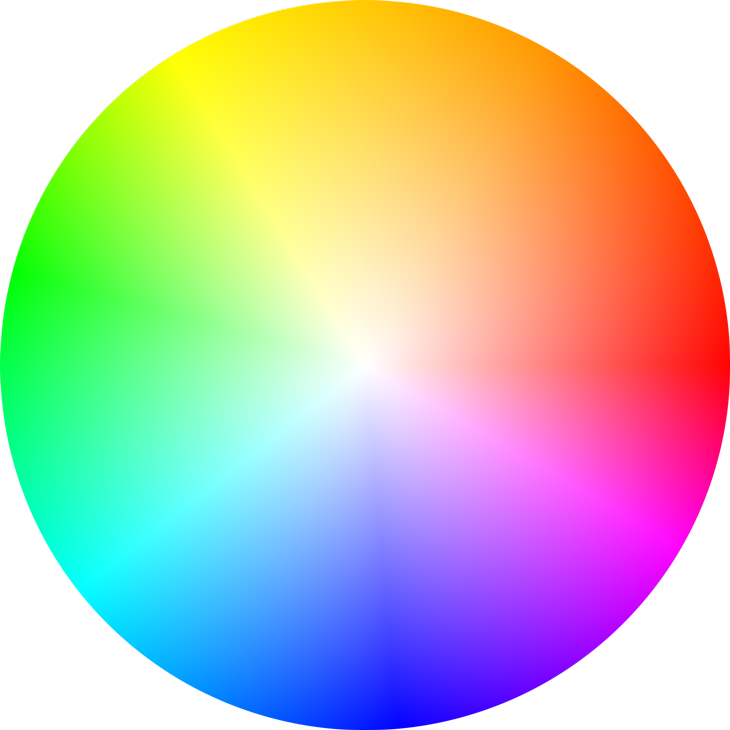
#> input picture data/ColorWheel.png, 730 x 730 px
$ python ColorWheelGenerator.py
#> lines starting #> are read from the running program, lines starting #| are printed output that depends on the picture
#!/usr/bin/env python3
from PIL import Image
from math import *

CW = Image.open("data/ColorWheel.png").convert('RGB')
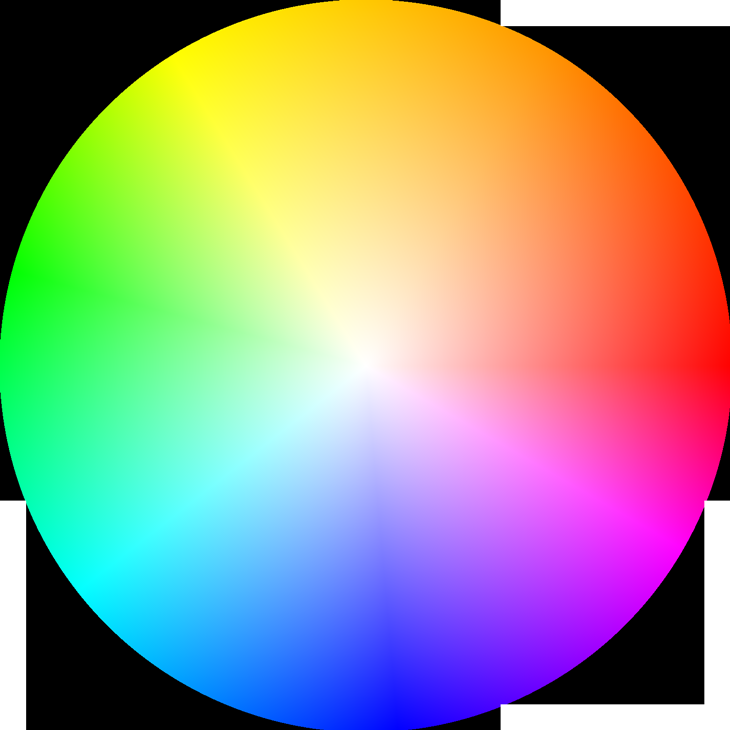
#> CW: PIL image 730x730 RGB; mean R, G, B 153.5, 149.8, 135.7

DIM = CW.width
#> DIM = 730

C = DIM//2 #image center
#> C = 365

header = open("cnc_lib/GUI/ColorWheel.h",'w')

header.write("#ifndef COLOR_WHEEL_H\n#define COLOR_WHEEL_H\n#if defined(CNC_LIB)\n#define CNC_LIB_EXPORT Q_DECL_EXPORT\n#else\n#define CNC_LIB_EXPORT Q_DECL_IMPORT\n#endif\n\n")

header.write("#include <QColor>\n#include \"cnc_types.h\"\n")

header.write("namespace cnc {\n")

nb_segments = 300

header.write("constexpr static uint NB_SEG = " + str(nb_segments) + ";\n")

header.write("constexpr static unsigned char WHEEL[NB_SEG][3] = {\n")

radius = int(C*0.95)
#> radius = 346

for i in range(nb_segments):
    th = 2*pi*float(i)/nb_segments
    r,g,b = CW.getpixel((int(C + radius*cos(th)),int(C+radius*sin(th))))
    header.write("{" + str(r) + ","+str(g)+","+str(b) + "}")
    if (i < nb_segments -1):
        header.write(",\n")
    else:
        header.write("};\n")
#> this loop made 300 passes
#> (r, g, b) on passes 1 to 3: (255, 15, 15), (255, 15, 24), (255, 15, 33)

header.write('''\n
QColor get_RGB_by_angle(scalar th);''')


header.write("\n}\n#endif")

source = open("cnc_lib/GUI/ColorWheel.cpp",'w')
source.write('''#include \"ColorWheel.h\"\n
QColor cnc::get_RGB_by_angle(scalar th){
    if (th < 0)
        th += 2*M_PI;
    uint i = th/(2*M_PI)*NB_SEG;
    auto color = WHEEL[i];
    return QColor::fromRgb(color[0],color[1],color[2]);\n}''')
